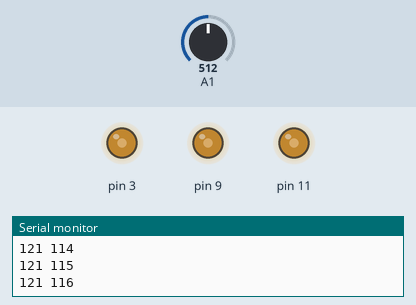
A sketch run on a simulated Arduino Uno, built with avr-gcc and run on an emulated ATmega328P. Parts: output pins drawn as LEDs (lit = HIGH), the last lines printed to the serial monitor. Inputs (shaded band) come from the test bench; at power-on: A1 = 512.

Above: at 1.2 s.
1.3 s: A1 set to 719
4.1 s: A1 set to 736
5.6 s: A1 set to 900
At 5.76 s:
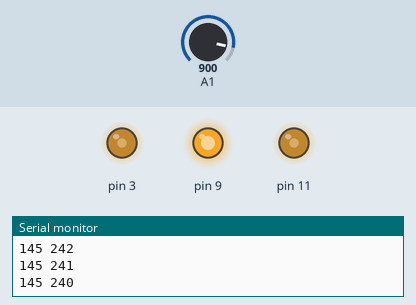
8.6 s: A1 set to 716
At 8.75 s:
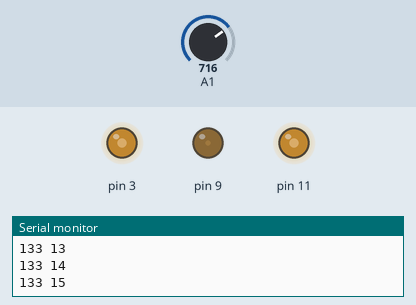
11.6 s: A1 set to 1023
At 12.36 s:
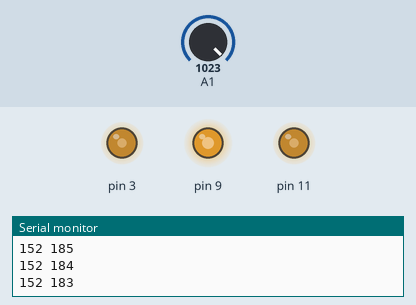
Timing chart, 0 to 15.6 s (numbered marks = the images above; inputs shaded):
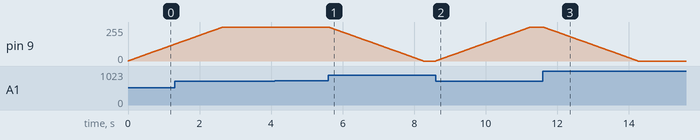

Measured:
- after the input at 5.6 s, pin 9: moves from 255/255 to 0/255 over 2.7 s, starting at once
- after the input at 8.6 s, pin 9: moves from 0/255 to 255/255 over 2.7 s, starting at once
- after the input at 11.6 s, pin 9: moves from 255/255 to 0/255 over 2.7 s, starting at once

The sketch:

ArduPWM.ino
```cpp
void setup() {
  TCCR2A = TCCR2A | 0x30;
  TCCR2B = TCCR2B & 0xF8 | 0x01;
  analogWrite(11, 117);
  analogWrite(3, 137);
  Serial.begin(9600);
}

byte deciVolts = 0;
byte pulseWidth = 0;

void loop() {
  deciVolts = analogRead(A1) / 16 + 89;
  Serial.print(deciVolts);
  Serial.print(" ");
  if (deciVolts < 135)
  {
    if (pulseWidth != 255) pulseWidth++;
  }
  if (deciVolts > 135)
  {
    if (pulseWidth != 0) pulseWidth--;
  }
  Serial.println(pulseWidth);
  analogWrite(9, pulseWidth);
  delay(10);
}
```
